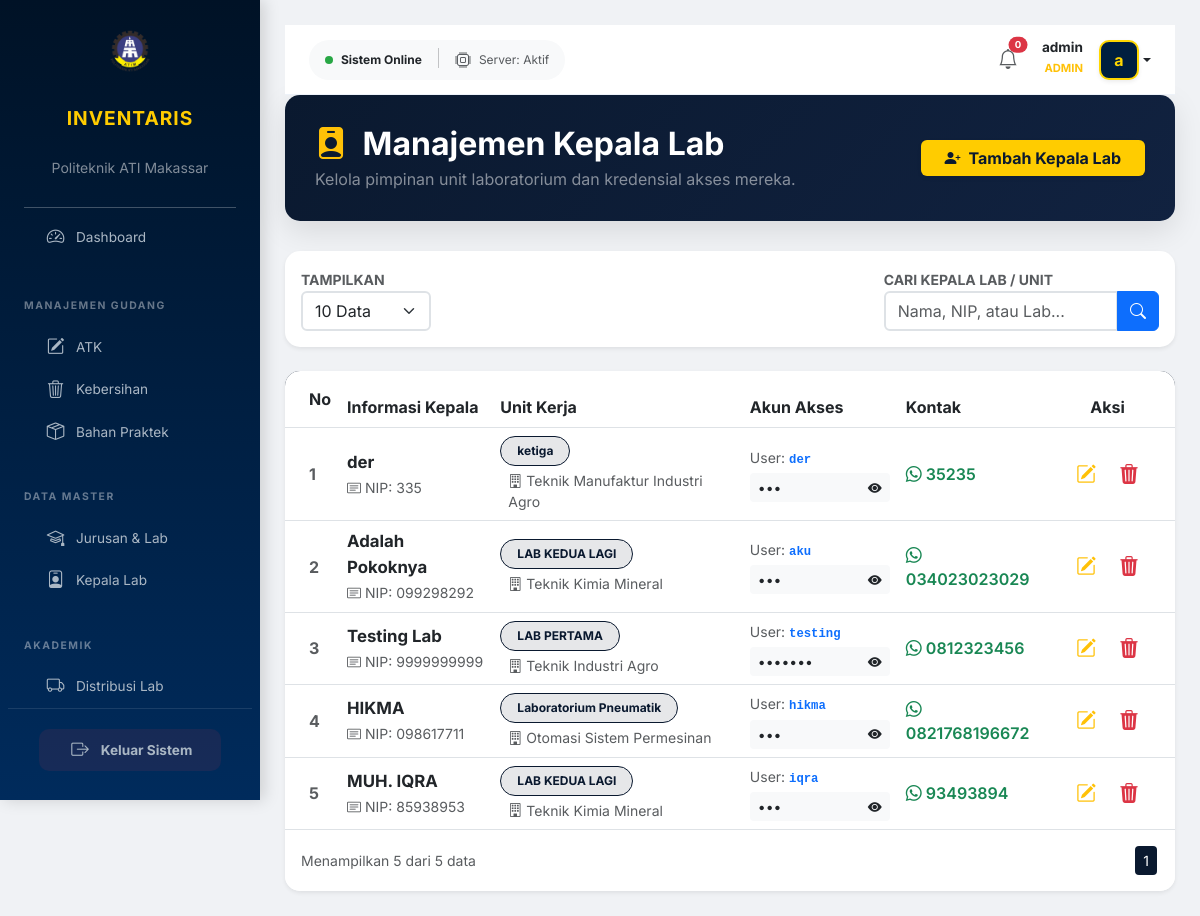
The app's page /modules/bahan-praktek/kepala-lab.php (signed in), older data.
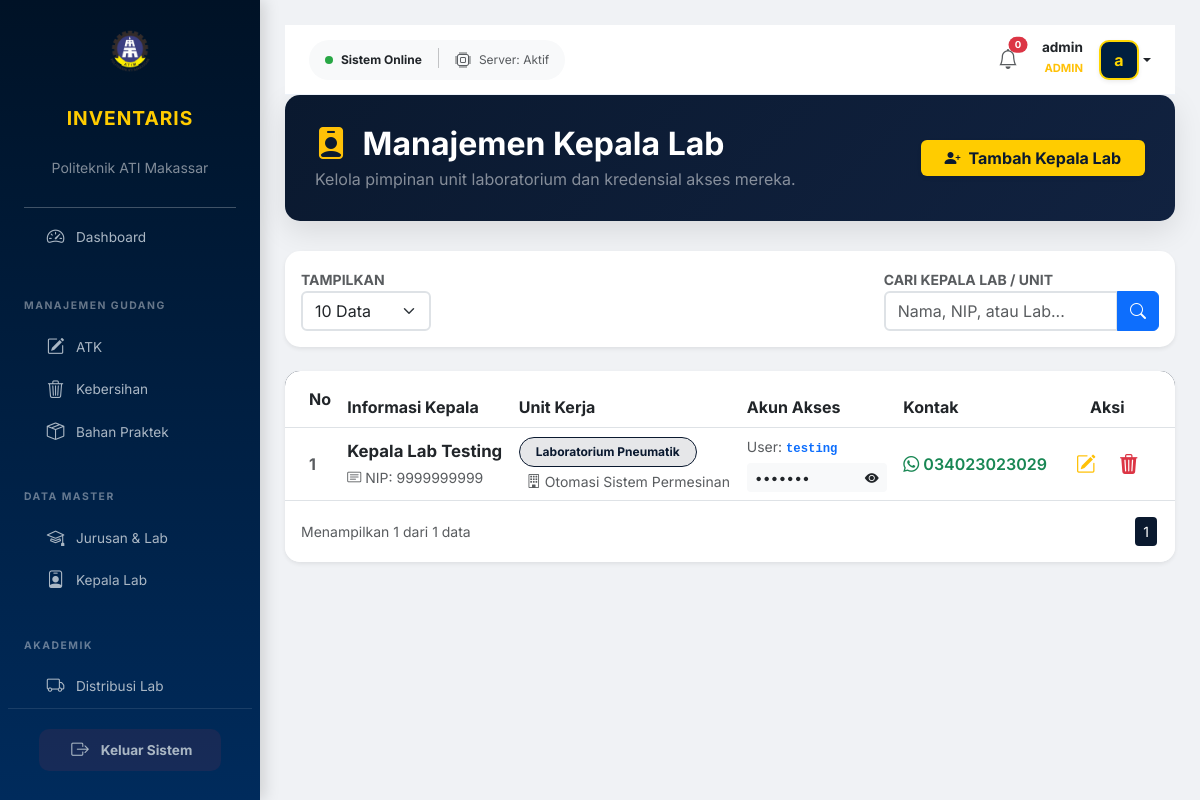
The same page, newer data.
### tables this page shows
CREATE TABLE `kepala_lab` (
  `id_kepala` int NOT NULL,
  `id_lab` int DEFAULT NULL,
  `nama_kepala` varchar(100) NOT NULL,
  `username` varchar(50) DEFAULT NULL,
  `password` varchar(255) DEFAULT NULL,
  `password_plain` varchar(255) DEFAULT NULL,
  `nip` varchar(50) DEFAULT NULL,
  `kontak` varchar(20) DEFAULT NULL,
  `role` varchar(20) DEFAULT 'kepala_lab'
);

CREATE TABLE `lab` (
  `id_lab` int NOT NULL,
  `id_jurusan` int DEFAULT NULL,
  `nama_lab` varchar(100) DEFAULT NULL
);

CREATE TABLE `jurusan` (
  `id_jurusan` int NOT NULL,
  `nama_jurusan` varchar(100) DEFAULT NULL
);

### modules/bahan-praktek/kepala-lab.php (the view, shortened to what the rows shown need)
<?php
include "../../config/database.php";
$limit = isset($_GET['limit']) ? (int)$_GET['limit'] : 10;
$page = isset($_GET['halaman']) ? (int)$_GET['halaman'] : 1;
$offset = ($page - 1) * $limit;
$whereClause = "";
$query = "SELECT kl.*, l.nama_lab, j.nama_jurusan
          FROM kepala_lab kl
          JOIN lab l ON kl.id_lab = l.id_lab
          JOIN jurusan j ON l.id_jurusan = j.id_jurusan
          $whereClause
          ORDER BY kl.id_kepala DESC
          LIMIT $offset, $limit";
$res = mysqli_query($conn, $query);
?>
<!DOCTYPE html>
<html lang="id">
<head>
    <link href="https://cdn.jsdelivr.net/npm/bootstrap@5.3.0/dist/css/bootstrap.min.css" rel="stylesheet">
    <link rel="stylesheet" href="https://cdn.jsdelivr.net/npm/bootstrap-icons@1.11.1/font/bootstrap-icons.css">
    <link href="../../assets/css/style.css" rel="stylesheet">
</head>
<body>
    <div class="main-content" style="margin-left: 260px; padding: 25px;">
        <div class="header-section d-flex justify-content-between align-items-center">
            <div>
                <h2 class="fw-bold mb-1"><i class="bi bi-person-badge-fill me-2 text-warning"></i> Manajemen Kepala Lab</h2>
            </div>
        </div>
        <div class="card card-table shadow-sm">
            <div class="card-body p-0">
                <div class="table-responsive">
                    <table class="table table-hover align-middle mb-0">
                        <thead class="thead-navy">
                            <tr>
                                <th class="ps-4 py-3">No</th>
                                <th>Informasi Kepala</th>
                                <th>Unit Kerja</th>
                                <th>Akun Akses</th>
                                <th>Kontak</th>
                                <th class="text-center pe-4">Aksi</th>
                            </tr>
                        </thead>
                        <tbody class="bg-white">
                            <?php
                            $no = $offset + 1;
                            if(mysqli_num_rows($res) > 0):
                                while($row = mysqli_fetch_assoc($res)): ?>
                            <tr>
                                <td class="ps-4 text-muted fw-bold"><?= $no++; ?></td>
                                <td>
                                    <div class="fw-bold text-dark" style="font-size: 1.05rem;"><?= $row['nama_kepala']; ?></div>
                                    <span class="text-muted small"><i class="bi bi-card-text me-1"></i>NIP: <?= !empty($row['nip']) ? $row['nip'] : '-'; ?></span>
                                </td>
                                <td>
                                    <span class="badge badge-lab px-3 py-2 rounded-pill mb-1"><?= $row['nama_lab']; ?></span>
                                    <div class="small text-muted ps-2"><i class="bi bi-building me-1"></i><?= $row['nama_jurusan']; ?></div>
                                </td>
                                <td>
                                    <div class="d-flex flex-column">
                                        <small class="text-muted mb-1">User: <code class="text-primary fw-bold"><?= $row['username']; ?></code></small>
                                        <div class="input-group input-group-sm" style="width: 140px;">
                                            <input type="password" class="form-control border-0 bg-light" id="listPw<?= $row['id_kepala']; ?>" value="<?= $row['password_plain']; ?>" readonly>
                                            <span class="input-group-text bg-light border-0 cursor-pointer" onclick="toggleViewPw(<?= $row['id_kepala']; ?>)">
                                                <i class="bi bi-eye-fill text-navy-deep" id="iconPw<?= $row['id_kepala']; ?>"></i>
                                            </span>
                                        </div>
                                    </div>
                                </td>
                                <td>
                                    <?php if(!empty($row['kontak'])): ?>
                                        <a href="https://wa.me/<?= $row['kontak']; ?>" target="_blank" class="text-decoration-none text-success fw-semibold">
                                            <i class="bi bi-whatsapp me-1"></i><?= $row['kontak']; ?>
                                        </a>
                                    <?php else: ?>
                                        <span class="text-muted small">-</span>
                                    <?php endif; ?>
                                </td>
                                <td class="text-center pe-4">
                                    <div class="btn-group">
                                        <button class="btn btn-outline-warning border-0" data-bs-toggle="modal" data-bs-target="#modalEdit<?= $row['id_kepala']; ?>">
                                            <i class="bi bi-pencil-square fs-5"></i>
                                        </button>
                                        <button class="btn btn-outline-danger border-0" onclick="konfirmasiHapus(<?= $row['id_kepala']; ?>)">
                                            <i class="bi bi-trash3-fill fs-5"></i>
                                        </button>
                                    </div>
                                </td>
                            </tr>
                            <?php endwhile;
                            else: ?>
                            <tr><td colspan="6" class="text-center py-5 text-muted">Data kepala lab tidak ditemukan.</td></tr>
                            <?php endif; ?>
                        </tbody>
                    </table>
                </div>
            </div>
        </div>
    </div>
</body>
</html>

Row changes from the older to the newer data that the page shows:
removed kepala_lab: nama_kepala "der", nip "335", id_lab.nama_lab "ketiga", jurusan.nama_jurusan "Teknik Manufaktur Industri Agro", username "der", kontak "35235"
removed kepala_lab: nama_kepala "Adalah Pokoknya", nip "099298292", id_lab.nama_lab "LAB KEDUA LAGI", jurusan.nama_jurusan "Teknik Kimia Mineral", username "aku", kontak "034023023029"
removed kepala_lab: nama_kepala "Testing Lab", nip "9999999999", id_lab.nama_lab "LAB PERTAMA", jurusan.nama_jurusan "Teknik Industri Agro", username "testing", kontak "0812323456"
removed kepala_lab: nama_kepala "HIKMA", nip "098617711", id_lab.nama_lab "Laboratorium Pneumatik", jurusan.nama_jurusan "Otomasi Sistem Permesinan", username "hikma", kontak "0821768196672"
removed kepala_lab: nama_kepala "MUH. IQRA", nip "85938953", id_lab.nama_lab "LAB KEDUA LAGI", jurusan.nama_jurusan "Teknik Kimia Mineral", username "iqra", kontak "93493894"
added kepala_lab: nama_kepala "Kepala Lab Testing", nip "9999999999", id_lab.nama_lab "Laboratorium Pneumatik", jurusan.nama_jurusan "Otomasi Sistem Permesinan", username "testing", kontak "034023023029"
Text that changed along with them:
mysqli_num_rows($res): "5" → "1"
$total_data: "5" → "1"
